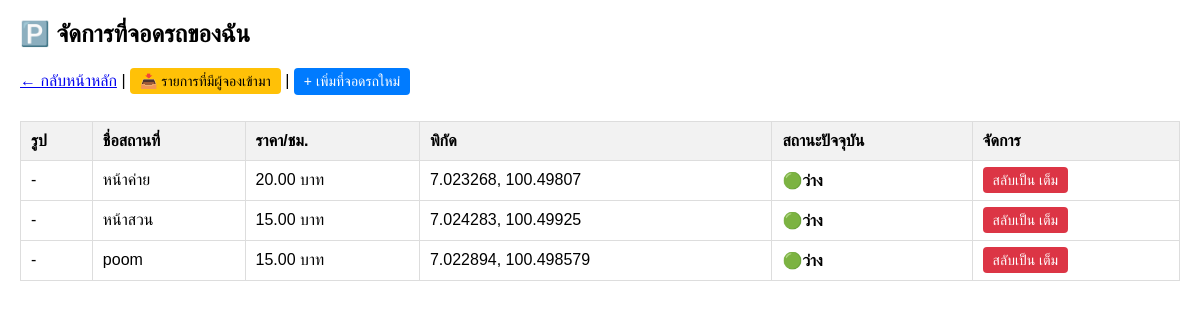
Screenshot of /my_spots.php (signed in) with the database file from the repository.
### tables this page shows
CREATE TABLE `parking_spots` (
  `spot_id` int(11) NOT NULL,
  `user_id` int(11) NOT NULL,
  `title` varchar(100) NOT NULL,
  `description` text DEFAULT NULL,
  `contact_phone` varchar(20) DEFAULT NULL,
  `image` varchar(255) DEFAULT NULL,
  `latitude` double NOT NULL,
  `longitude` double NOT NULL,
  `price_per_hour` double NOT NULL,
  `status` varchar(20) NOT NULL
);

### my_spots.php (the view, shortened to what this page needs)
<?php
require_once 'db.php';
$user_id = $_SESSION['user_id'];
$sql = "SELECT * FROM parking_spots WHERE user_id = ? ORDER BY spot_id DESC";
$stmt = $conn->prepare($sql);
$stmt->bind_param("i", $user_id);
$stmt->execute();
$result = $stmt->get_result();
?>
<!DOCTYPE html>
<html lang="th">
<head>
</head>
<body>
    <h2>🅿️ จัดการที่จอดรถของฉัน</h2>
    <p>
        <a href="index.php">← กลับหน้าหลัก</a> |
        <a href="owner_bookings.php" style="background:#ffc107; color:black;" class="btn">📥 รายการที่มีผู้จองเข้ามา</a> |
        <a href="add_spot.php" class="btn btn-add">+ เพิ่มที่จอดรถใหม่</a>
    </p>
    <table>
        <tr>
            <th>รูป</th>
            <th>ชื่อสถานที่</th>
            <th>ราคา/ชม.</th>
            <th>พิกัด</th>
            <th>สถานะปัจจุบัน</th>
            <th>จัดการ</th>
        </tr>
        <?php if ($result->num_rows > 0): ?>
            <?php while ($row = $result->fetch_assoc()): ?>
                <tr>
                    <td>
                        <?php if ($row['image']): ?>
                            <img src="uploads/<?= $row['image'] ?>" width="60" height="40" style="object-fit:cover; border-radius:4px;">
                        <?php else: ?>
                            -
                        <?php endif; ?>
                    </td>
                    <td><?= htmlspecialchars($row['title']) ?></td>
                    <td><?= number_format($row['price_per_hour'], 2) ?> บาท</td>
                    <td><?= $row['latitude'] ?>, <?= $row['longitude'] ?></td>
                    <td><b><?= $row['status'] === 'available' ? '🟢ว่าง' : '🔴เต็ม' ?></b></td>
                    <td>
                        <a href="my_spots.php?toggle_id=<?= $row['spot_id'] ?>&current_status=<?= $row['status'] ?>"
                           class="btn <?= $row['status'] === 'available' ? 'btn-full' : 'btn-available' ?>">
                            สลับเป็น <?= $row['status'] === 'available' ? 'เต็ม' : 'ว่าง' ?>
                        </a>
                    </td>
                </tr>
            <?php endwhile; ?>
        <?php else: ?>
            <tr><td colspan="6" style="text-align:center;">คุณยังไม่ได้ลงทะเบียนที่จอดรถ</td></tr>
        <?php endif; ?>
    </table>
</body>
</html>

### my_spots.php (style rules this page uses)
body { font-family: Arial, sans-serif; margin: 20px; }
table { width: 100%; border-collapse: collapse; margin-top: 15px; }
th, td { border: 1px solid #ddd; padding: 10px; text-align: left; }
th { background-color: #f2f2f2; }
.btn { padding: 5px 10px; text-decoration: none; border-radius: 4px; color: white; font-size: 14px; }
.btn-full { background: #dc3545; }
.btn-add { background: #007bff; display: inline-block; margin-bottom: 10px; }

### rows the page displays
parking_spots: title "หน้าค่าย", price_per_hour "20.00", latitude "7.023268", longitude "100.49807", status "🟢ว่าง"
parking_spots: title "หน้าสวน", price_per_hour "15.00", latitude "7.024283", longitude "100.49925", status "🟢ว่าง"
parking_spots: title "poom", price_per_hour "15.00", latitude "7.022894", longitude "100.498579", status "🟢ว่าง"
